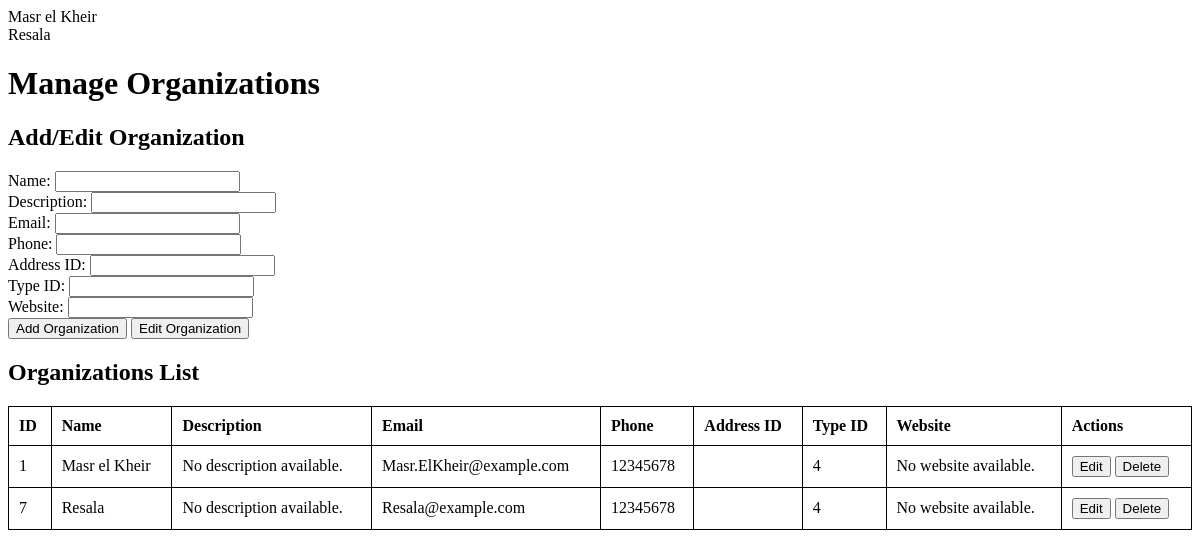
The app's page /Views/Oview.php, older data.
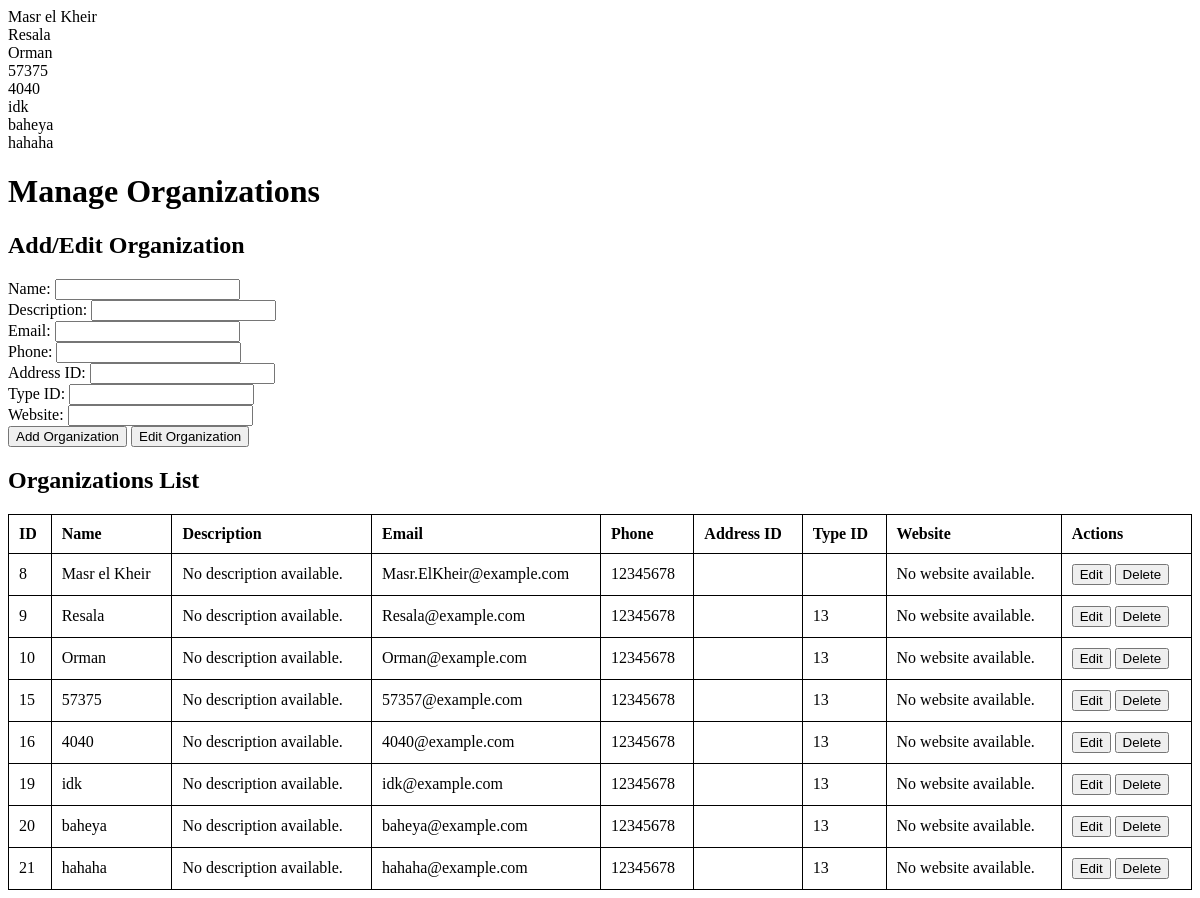
The same page, newer data.
### tables this page shows
CREATE TABLE `organization` (
  `OrganizationID` int NOT NULL AUTO_INCREMENT,
  `OrganizationName` varchar(50) NOT NULL,
  `OrganizationDescription` varchar(500) NOT NULL,
  `OrganizationEmail` varchar(50) NOT NULL,
  `OrganizationPhone` varchar(50) NOT NULL,
  `OrganizationTypeID` int DEFAULT NULL,
  `OrganizationWebsite` varchar(50) NOT NULL,
  `UserID` int DEFAULT NULL,
  `OrganizationUsername` varchar(50) NOT NULL,
  `OrganizationPASSWORD_HASH` varchar(100) NOT NULL,
  `LAST_LOGIN` date DEFAULT NULL,
  `ACCOUNT_CREATION_DATE` date DEFAULT NULL,
  `DateOfCreation` date DEFAULT NULL,
  PRIMARY KEY (`OrganizationID`),
  KEY `UserID` (`UserID`),
  KEY `organization_ibfk_1` (`OrganizationTypeID`),
  CONSTRAINT `organization_ibfk_1` FOREIGN KEY (`OrganizationTypeID`) REFERENCES `organizationtype` (`OrganizationTypeID`) ON DELETE SET NULL,
  CONSTRAINT `organization_ibfk_3` FOREIGN KEY (`UserID`) REFERENCES `user` (`UserID`)
);

### Controllers/OrganizationController.php (called while the page is built, shortened)
<?php
class OrganizationController {
    public function getAllOrganizations() {
        $db = Database::getInstance()->getConnection();
        $query = "SELECT * FROM Organization";
        $stmt = $db->prepare($query);
        $stmt->execute();
        $result = $stmt->get_result();
        $organizations = [];
        while ($row = $result->fetch_assoc()) {
            $organizations[] = $row;
        }
        return $organizations;
    }
}
?>

### Views/Oview.php (the view, shortened to what this page needs)
<?php
require_once 'C:\Users\HP\Downloads\Phase1\Controllers\OrganizationController.php';
$organizationController = new OrganizationController();
$organizations = $organizationController->getAllOrganizations();
foreach ($organizations as $organization) {
    echo $organization['OrganizationName'] . "<br>";
}
?>
<!DOCTYPE html>
<html>
<head>
</head>
<body>
    <h1>Manage Organizations</h1>
    <h2>Add/Edit Organization</h2>
    <form method="POST">
        <label for="OrganizationName">Name:</label>
        <input type="text" name="OrganizationName" id="OrganizationName" required><br>
        <label for="OrganizationDescription">Description:</label>
        <input type="text" name="OrganizationDescription" id="OrganizationDescription" required><br>
        <label for="OrganizationEmail">Email:</label>
        <input type="email" name="OrganizationEmail" id="OrganizationEmail" required><br>
        <label for="OrganizationPhone">Phone:</label>
        <input type="text" name="OrganizationPhone" id="OrganizationPhone" required><br>
        <label for="OrganizationAddressID">Address ID:</label>
        <input type="number" name="OrganizationAddressID" id="OrganizationAddressID" required><br>
        <label for="OrganizationTypeID">Type ID:</label>
        <input type="number" name="OrganizationTypeID" id="OrganizationTypeID" required><br>
        <label for="OrganizationWebsite">Website:</label>
        <input type="text" name="OrganizationWebsite" id="OrganizationWebsite" required><br>
        <button type="submit" name="add">Add Organization</button>
        <button type="submit" name="edit">Edit Organization</button>
    </form>
    <h2>Organizations List</h2>
    <table>
        <thead>
            <tr>
                <th>ID</th>
                <th>Name</th>
                <th>Description</th>
                <th>Email</th>
                <th>Phone</th>
                <th>Address ID</th>
                <th>Type ID</th>
                <th>Website</th>
                <th>Actions</th>
            </tr>
        </thead>
        <tbody>
            <?php foreach ($organizations as $org): ?>
                <tr>
                    <td><?= $org['OrganizationID'] ?></td>
                    <td><?= $org['OrganizationName'] ?></td>
                    <td><?= $org['OrganizationDescription'] ?></td>
                    <td><?= $org['OrganizationEmail'] ?></td>
                    <td><?= $org['OrganizationPhone'] ?></td>
                    <td><?= $org['OrganizationAddressID'] ?></td>
                    <td><?= $org['OrganizationTypeID'] ?></td>
                    <td><?= $org['OrganizationWebsite'] ?></td>
                    <td>
                        <form method="POST" style="display: inline;">
                            <button type="button" onclick="editOrganization(<?= htmlspecialchars(json_encode($org)) ?>)">Edit</button>
                            <button type="submit" name="delete">Delete</button>
                        </form>
                    </td>
                </tr>
            <?php endforeach; ?>
        </tbody>
    </table>
</body>
</html>

Row changes from the older to the newer data that the page shows:
removed organization: OrganizationName "Resala", OrganizationID "7", OrganizationDescription "No description available.", OrganizationEmail "Resala@example.com", OrganizationPhone "12345678", OrganizationTypeID "4", OrganizationWebsite "No website available."
removed organization: OrganizationID "1", OrganizationName "Masr el Kheir", OrganizationDescription "No description available.", OrganizationEmail "Masr.ElKheir@example.com", OrganizationPhone "12345678", OrganizationTypeID "4", OrganizationWebsite "No website available.", shown under "Organizations List"
added organization: OrganizationName "Resala", OrganizationID "9", OrganizationDescription "No description available.", OrganizationEmail "Resala@example.com", OrganizationPhone "12345678", OrganizationTypeID "13", OrganizationWebsite "No website available."
added organization: OrganizationName "Orman", OrganizationID "10", OrganizationDescription "No description available.", OrganizationEmail "Orman@example.com", OrganizationPhone "12345678", OrganizationTypeID "13", OrganizationWebsite "No website available."
added organization: OrganizationName "57375", OrganizationID "15", OrganizationDescription "No description available.", OrganizationEmail "57357@example.com", OrganizationPhone "12345678", OrganizationTypeID "13", OrganizationWebsite "No website available."
added organization: OrganizationName "4040", OrganizationID "16", OrganizationDescription "No description available.", OrganizationEmail "4040@example.com", OrganizationPhone "12345678", OrganizationTypeID "13", OrganizationWebsite "No website available."
added organization: OrganizationName "idk", OrganizationID "19", OrganizationDescription "No description available.", OrganizationEmail "idk@example.com", OrganizationPhone "12345678", OrganizationTypeID "13", OrganizationWebsite "No website available."
added organization: OrganizationName "baheya", OrganizationID "20", OrganizationDescription "No description available.", OrganizationEmail "baheya@example.com", OrganizationPhone "12345678", OrganizationTypeID "13", OrganizationWebsite "No website available."
added organization: OrganizationName "hahaha", OrganizationID "21", OrganizationDescription "No description available.", OrganizationEmail "hahaha@example.com", OrganizationPhone "12345678", OrganizationTypeID "13", OrganizationWebsite "No website available."
added organization: OrganizationID "8", OrganizationName "Masr el Kheir", OrganizationDescription "No description available.", OrganizationEmail "Masr.ElKheir@example.com", OrganizationPhone "12345678", OrganizationWebsite "No website available.", shown under "Organizations List"
